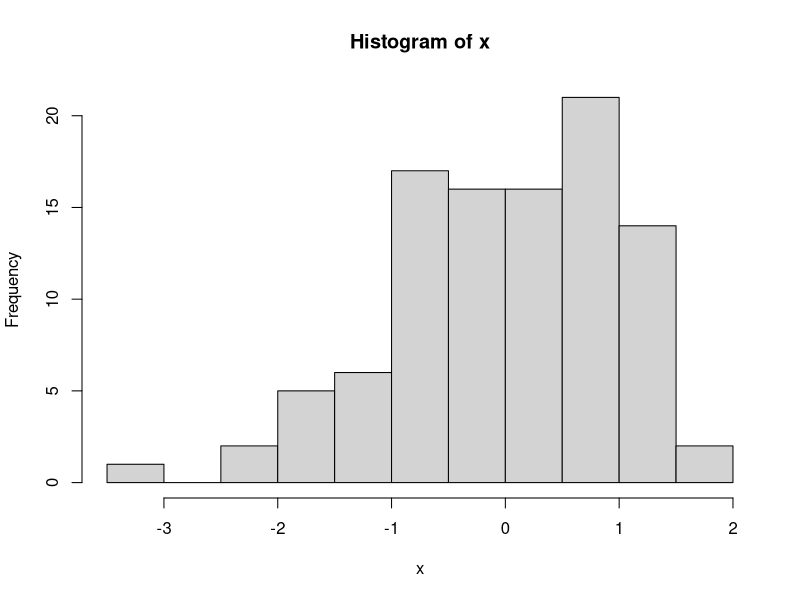
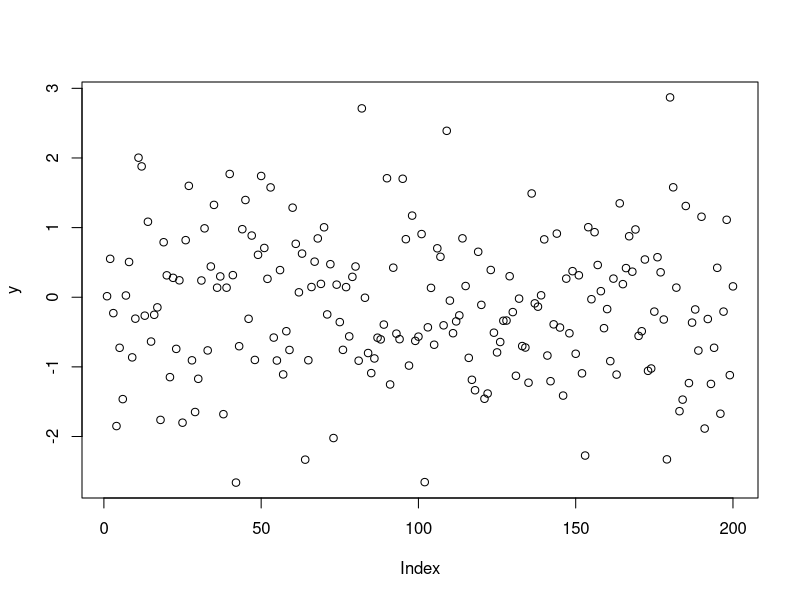

Reproduce these figures in R, in order.
## ---- chunk 1
# This is R code
x <- rnorm(100)
hist(x)
y <- rnorm(200)
plot(y)
